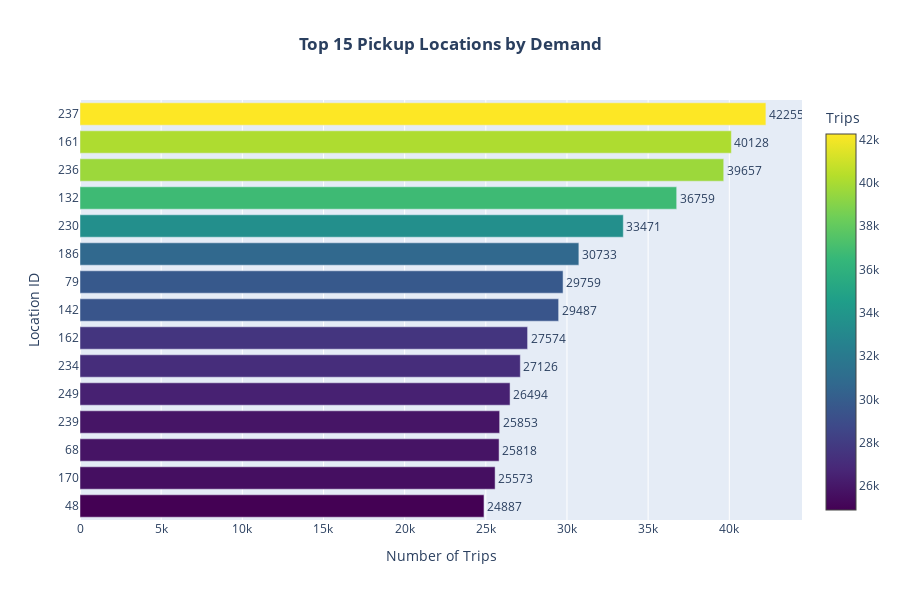

Here is the notebook cell this chart was saved with:
### Markdown cell above
## Location-Based Demand

**Finding:** Identify top pickup zones to prioritize vehicle positioning in high-demand areas.

### Code cell
# Top Pickup Locations
top_zones = df.group_by("pickup_location_id").len().sort("len", descending=True).head(15).to_pandas()

fig = go.Figure()
fig.add_trace(go.Bar(
    y=top_zones['pickup_location_id'].astype(str),
    x=top_zones['len'],
    orientation='h',
    marker=dict(color=top_zones['len'], colorscale='Viridis', showscale=True,
                colorbar=dict(title='Trips')),
    text=top_zones['len'],
    textposition='outside',
    hovertemplate='<b>Zone ID:</b> %{y}<br><b>Trips:</b> %{x:,}<extra></extra>'
))

fig.update_layout(
    title=dict(text='<b>Top 15 Pickup Locations by Demand</b>', x=0.5, xanchor='center'),
    xaxis_title='Number of Trips',
    yaxis_title='Location ID',
    height=600,
    showlegend=False,
    yaxis=dict(autorange='reversed')
)
fig.show()

print(f"\n📍 Hottest zone: ID {top_zones.iloc[0]['pickup_location_id']} with {top_zones.iloc[0]['len']:,} pickups")

### Figure 1 — Plotly figure (JSON) as saved in the notebook; plotly's stock layout.template omitted (floating-point values rounded to 4 significant figures)
{"data": [{"hovertemplate": "<b>Zone ID:</b> %{y}<br><b>Trips:</b> %{x:,}<extra></extra>", "marker": {"color": [42255, 40128, 39657, 36759, 33471, 30733, 29759, 29487, 27574, 27126, 26494, 25853, 25818, 25573, 24887], "colorbar": {"title": {"text": "Trips"}}, "colorscale": [[0, "#440154"], [0.1111, "#482878"], [0.2222, "#3e4989"], [0.3333, "#31688e"], [0.4444, "#26828e"], [0.5556, "#1f9e89"], [0.6667, "#35b779"], [0.7778, "#6ece58"], [0.8889, "#b5de2b"], [1, "#fde725"]], "showscale": true}, "orientation": "h", "text": [42260.0, 40130.0, 39660.0, 36760.0, 33470.0, 30730.0, 29760.0, 29490.0, 27570.0, 27130.0, 26490.0, 25850.0, 25820.0, 25570.0, 24890.0], "textposition": "outside", "type": "bar", "x": [42255, 40128, 39657, 36759, 33471, 30733, 29759, 29487, 27574, 27126, 26494, 25853, 25818, 25573, 24887], "y": ["237", "161", "236", "132", "230", "186", "79", "142", "162", "234", "249", "239", "68", "170", "48"]}], "layout": {"height": 600, "showlegend": false, "title": {"text": "<b>Top 15 Pickup Locations by Demand</b>", "x": 0.5, "xanchor": "center"}, "xaxis": {"title": {"text": "Number of Trips"}}, "yaxis": {"autorange": "reversed", "title": {"text": "Location ID"}}}}
